Frame 1 (no input): blank canvas, image omitted
Frame 60 (no input): blank canvas, image omitted
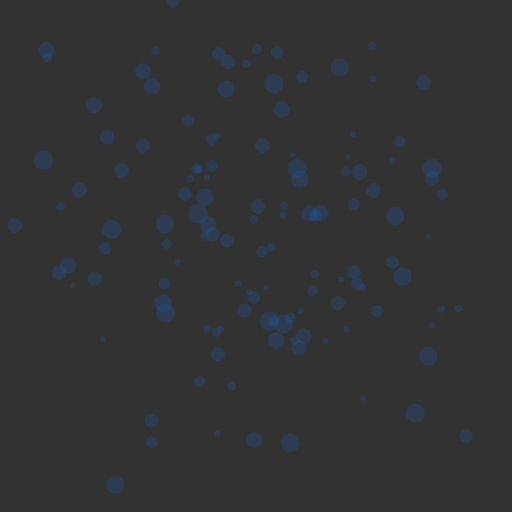
Frame 120 (the mouse pressed at the canvas centre since frame 60)

The p5.js sketch whose frames 1 and 60 were blank and that drew this single picture after the mouse press (run headless with seeded random() and noise() and a simulated clock; from frame 60 on, the mouse is pressed at the canvas centre):

// p5.js sketch
// ── sketch.js
const canvas_w = 512;
const canvas_h = 512;

const balls = [];
const n_balls = 130;

let t = 0;

let fps_p;
let regen = false;

function setup() {
  createCanvas(canvas_w, canvas_h);
  fps_p = createP();
}


function draw() {
  background(50);
  fps_p.html(frameRate().toFixed(1));

  let a = 255;
  if (t < 100) {
    a = map(t, 0, 100, 0, 255);
  }
  const c = [30, 100, 200, a];

  const alive = 0;
  for (let i = balls.length - 1; i >= 0; i--) {
    ball = balls[i];

    ball.healthy_color = c;
    ball.update(balls);
    ball.draw();

    if (ball.is_dead) {
      balls.splice(i, 1);
    }
  }

  if (balls.length == 0) {
    if (!regen) {
      setTimeout(() => {
        for (let i = 0; i < n_balls; i++) {
          const ball = new Ball();
          balls.push(ball);
        }
        t = 0;
        regen = false;
      }, 2000);
    }

    regen = true;
  }

  t++;

  if (t == 200) {
    balls[0].is_infected = true;
    balls[0].is_dying = true;
    balls[0].ttl = 3000;
  }
}


function circle_intersect(p1, r1, p2, r2) {
  const d = dist(p1.x, p1.y, p2.x, p2.y);
  const int_d = r1 + r2;

  return d < int_d * 0.5;
}


class Ball {
  constructor() {
    this.x_off = random(100);
    this.y_off = random(100);
    this.d_off = 0.0015;

    this.x_min = 0 - width * 0.3;
    this.y_min = 0 - height * 0.3;
    this.x_max = width * 1.3;
    this.y_max = height * 1.3;

    const x = map(noise(this.x_off), 0, 1, this.x_min, this.x_max);
    const y = map(noise(this.y_off), 0, 1, this.y_min, this.y_max);
    this.p = createVector();

    this.r = random(5, 20);

    this.hist = [];
    this.max_hist = 50;

    this.is_infected = false;
    this.is_dying = false;
    this.is_dead = false;

    this.t = 0;
    this.ttl = random(500, 2000);
    this.incubation = 100;

    this.infected_color = [30, 200, 100, 255];
    this.healthy_color = [30, 100, 200, 255];
    this.dying_color = [0, 0, 0, 0];
    this.color = this.healthy_color;
  }

  detect_infect(others) {
    if (this.is_infected) {
      return;
    }

    for (const other of others) {
      if (!other.is_infected) {
        continue;
      }

      if (other.p == this.p) {
        continue;
      }

      const contact = circle_intersect(this.p, this.r, other.p, other.r);
      if (contact) {
        this.is_infected = true;
        this.is_dying = true;
        return;
      }

      for (let i = 0; i < other.hist.length; i += 20) {
        const pt = other.hist[i];
        const pt_r = map(i, 0, other.hist.length, other.r * 0.5, other.r);
        const contact = circle_intersect(this.p, this.r, pt, pt_r);

        if (contact) {
          this.is_infected = true;
          this.is_dying = true;
          return;
        }
      }
    }
  }

  update(others) {
    if (this.is_dead) {
      this.hist = [];
      this.p.set(999, 999);
    }

    this.x_off += this.d_off;
    this.y_off += this.d_off;

    const x = map(noise(this.x_off), 0, 1, this.x_min, this.x_max);
    const y = map(noise(this.y_off), 0, 1, this.y_min, this.y_max);

    this.detect_infect(others);
    if (this.is_infected) {
      this.t++;

      if (this.t < this.incubation) {
        const r = map(this.t, 0, this.incubation, this.healthy_color[0], this.infected_color[0]);
        const g = map(this.t, 0, this.incubation, this.healthy_color[1], this.infected_color[1]);
        const b = map(this.t, 0, this.incubation, this.healthy_color[2], this.infected_color[2]);

        this.color = [r, g, b];
      } else if (this.t > this.ttl && this.is_dying) {
        const r = map(this.t, this.ttl, this.ttl + 200, this.infected_color[0], this.dying_color[0]);
        const g = map(this.t, this.ttl, this.ttl + 200, this.infected_color[1], this.dying_color[1]);
        const b = map(this.t, this.ttl, this.ttl + 200, this.infected_color[2], this.dying_color[2]);
        const a = map(this.t, this.ttl, this.ttl + 200, this.infected_color[3], this.dying_color[3]);

        this.color = [r, g, b, a];

        if (a <= 0) {
          this.is_dead = true;
        }
      } else {
        this.color = this.infected_color;
      }

      this.hist.push(this.p.copy());
      if (this.hist.length > this.max_hist) {
        this.hist.splice(0, 1);
      }
    } else if (this.hist.length > 0) {
      this.t = 0;
      this.hist = [];
    }

    this.p.set(x, y);
  }

  draw() {
    push();
    noStroke();
    if (!this.is_infected) {
      this.color = this.healthy_color;
    }
    fill(this.color);

    if (this.is_infected) {
      for (let i = 10; i < this.hist.length; i += 10) {
        const p1 = this.hist[i - 10];
        const p2 = this.hist[i];
        const r = map(i, 0, this.hist.length, this.r * 0.5, this.r);

        stroke(this.color);
        strokeWeight(r);
        line(p1.x, p1.y, p2.x, p2.y);
      }
      if (this.hist.length >= 10) {
        const p = this.hist[this.hist.length - 10]
        line(p.x, p.y, this.p.x, this.p.y);
      }
    }

    noStroke();
    ellipse(this.p.x, this.p.y, this.r, this.r);

    pop();
  }
}
